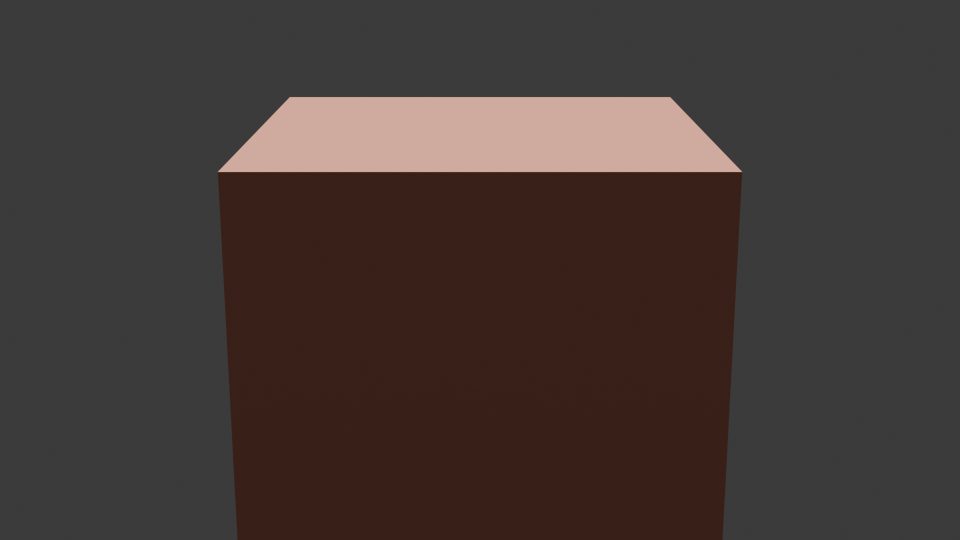
#> input picture 03_ASSETS/_archive/loose_root_media_2026-06/test_3d_render.png, 1920 x 1080 px (shown at 1/2 size)
$ python -i quality_gate.py   (imports and definitions only)
#> lines starting #> are read from the running program, lines starting #| are printed output that depends on the picture
#!/usr/bin/env python3
"""
quality_gate.py — Automated Render Quality Assessment

Analyzes rendered frames for sharpness, contrast, brightness, and noise.
Flags low-quality shots and optionally triggers automatic re-render with
adjusted settings.

Usage:
    python quality_gate.py check <project_slug> [--shot SC001_SH001]
    python quality_gate.py check <project_slug> --all-shots --re-render
    python quality_gate.py benchmark <project_slug>

Metrics:
    - Sharpness: Laplacian variance (edge detection)
    - Contrast: Standard deviation of luminance
    - Brightness: Mean luminance
    - Noise: High-frequency component energy
"""

import argparse
import json
import os
import subprocess
from pathlib import Path

import numpy as np
from PIL import Image, ImageFilter, ImageStat

WORKSPACE_ROOT = Path(__file__).resolve().parent.parent
RENDERS_DIR = "04-raw_renders"

# Quality thresholds
THRESHOLDS = {
    "sharpness": {"min": 50.0, "ideal": 200.0},
    "contrast": {"min": 30.0, "ideal": 80.0},
    "brightness": {"min": 20.0, "max": 240.0, "ideal": 128.0},
    "noise": {"max": 15.0, "ideal": 5.0},
}


def analyze_image(image_path: Path) -> dict:
    """Compute quality metrics for a single image."""
    img = Image.open(image_path).convert("L")  # grayscale
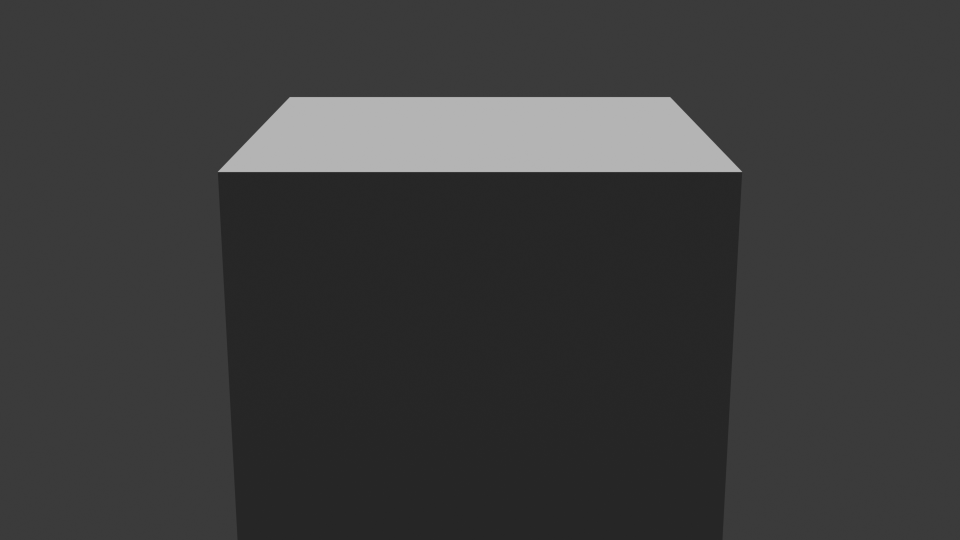
#> img: PIL image 1920x1080 L (shown at 1/2 size); min 37, max 181, mean 59.3
    arr = np.array(img, dtype=np.float32)

    # Sharpness: Laplacian variance
    # Approximate with edge filter
    edges = img.filter(ImageFilter.FIND_EDGES)
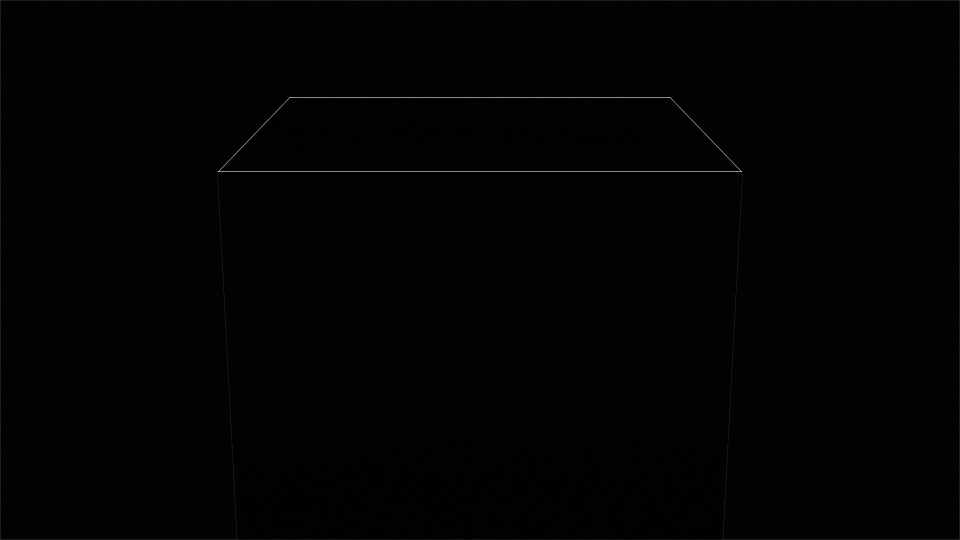
#> edges: PIL image 1920x1080 L (shown at 1/2 size); min 0, max 255, mean 2.3
    edge_arr = np.array(edges, dtype=np.float32)
    sharpness = float(np.var(edge_arr))
#> sharpness = 73.08

    # Contrast: std dev
    contrast = float(np.std(arr))
#> contrast = 33.26

    # Brightness: mean
    brightness = float(np.mean(arr))
#> brightness = 59.26

    # Noise: high-frequency energy (difference from blurred)
    blurred = img.filter(ImageFilter.GaussianBlur(radius=2))
    blur_arr = np.array(blurred, dtype=np.float32)
    noise = float(np.std(arr - blur_arr))
#> noise = 2.41

    return {
        "sharpness": round(sharpness, 2),
        "contrast": round(contrast, 2),
        "brightness": round(brightness, 2),
        "noise": round(noise, 2),
    }


# [41 lines left out: function score_metrics, not called in this run]


class QualityGate:
    # [127 lines left out: functions __init__, check, benchmark, _re_render, main, not called in this run]


# [2 lines not run here, left out]

>>> result = analyze_image('../03_ASSETS/_archive/loose_root_media_2026-06/test_3d_render.png')
#> result = {'sharpness': 73.08, 'contrast': 33.26, 'brightness': 59.26, 'noise': 2.41}
